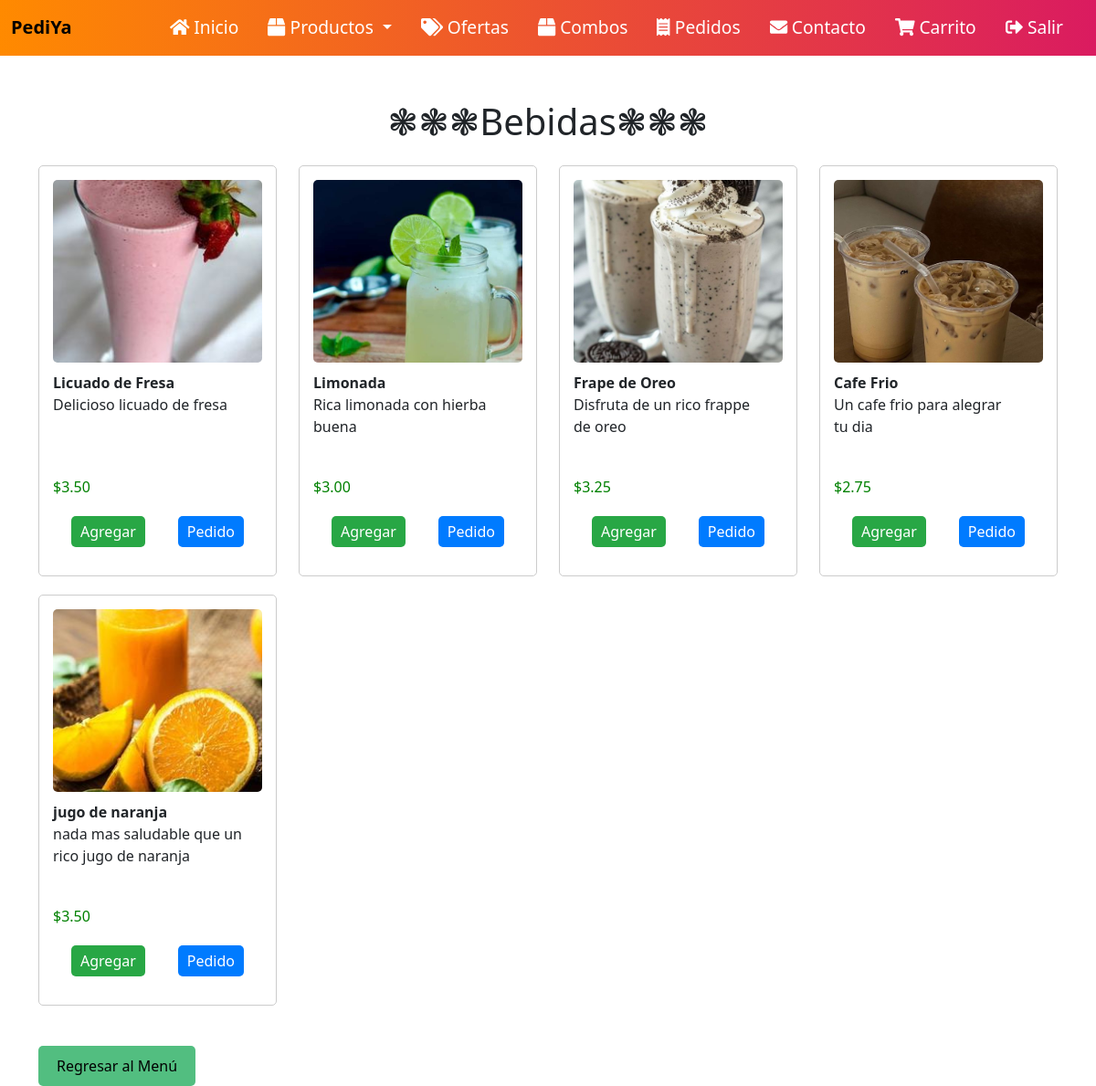
Screenshot of /bebidas.php (signed in) with the database file from the repository.
### tables this page shows
CREATE TABLE `productos` (
  `id` int(11) NOT NULL,
  `nombre` varchar(255) NOT NULL,
  `descripcion` text DEFAULT NULL,
  `precio` decimal(10,2) NOT NULL,
  `categoria_id` int(11) NOT NULL,
  `local_id` int(11) NOT NULL
);

### bebidas.php (the view, shortened to what this page needs)
<!DOCTYPE html>
<html lang="es">
<head>
    <link rel="stylesheet" href="css/productos.css">
    <link rel="stylesheet" href="css/carrito.css">
    <link rel="stylesheet" href="https://cdn.jsdelivr.net/npm/bootstrap@5.3.0-alpha1/dist/css/bootstrap.min.css">
</head>
<body>
<nav class="navbar navbar-expand-lg navbar-dark">
    <div class="container-fluid">
        <a class="navbar-brand" href="menu.php">
            <span class="brand-text">PediYa</span>
        </a>
        <div class="collapse navbar-collapse justify-content-end" id="navbarNav">
            <ul class="navbar-nav">
                <li class="nav-item">
                    <a class="nav-link" href="menu.php"><i class="fas fa-home"></i> Inicio</a>
                </li>
                <li class="nav-item dropdown">
                    <a class="nav-link dropdown-toggle" href="#" id="navbarDropdown" role="button" data-bs-toggle="dropdown" aria-expanded="false">
                        <i class="fas fa-box"></i> Productos
                    </a>
                </li>
                <li class="nav-item">
                    <a class="nav-link" href="ofertas.php"><i class="fas fa-tags"></i> Ofertas</a>
                </li>
                <li class="nav-item">
                    <a class="nav-link" href="combos.php"><i class="fas fa-box"></i> Combos</a>
                </li>
                <li class="nav-item">
                    <a class="nav-link" href="pedidos.php"><i class="fas fa-receipt"></i> Pedidos</a>
                </li>
                <li class="nav-item">
                    <a class="nav-link" href="contacto.php"><i class="fas fa-envelope"></i> Contacto</a>
                </li>
                <li class="nav-item">
                    <a class="nav-link" href="carrito.php"><i class="fas fa-shopping-cart"></i> Carrito</a>
                </li>
                <li class="nav-item">
                    <a class="nav-link" href="salir.php"><i class="fas fa-sign-out-alt"></i> Salir</a>
                </li>
            </ul>
        </div>
    </div>
</nav>
    <div class="container">
        <h1 class="mt-5">❃❃❃Bebidas❃❃❃</h1>
        <div class="row mt-4">
            <?php
              $rol_usuario = $_SESSION['rol_usuario'];
                $conn = conectar();
            $sql = "SELECT * FROM productos WHERE categoria_id = 6";
            $result = $conn->query($sql);
            if ($result->num_rows > 0) {
                while ($row = $result->fetch_assoc()) {
                    $imagenProducto = "";
                    switch ($row["nombre"]) {
                        case "Licuado de Fresa":
                            $imagenProducto = "licuadofresa.jpg";
                            break;
                        case "Limonada":
                            $imagenProducto = "limonada.jpg";
                            break;
                        case "Frape de Oreo":
                            $imagenProducto = "frappe de oreo.jpg";
                            break;
                        case "Cafe Frio":
                            $imagenProducto = "cafe frio.jpg";
                            break;
                        case "jugo de naranja":
                            $imagenProducto = "jugo de naranja.jpg";
                                break;
                    }
                    echo '<div class="col-md-3">';
                    echo '<div class="producto">';
                    echo '<img src="img/' . $imagenProducto . '" alt="' . $row["nombre"] . '">';
                    echo '<div class="nombre">' . $row["nombre"] . '</div>';
                    echo '<div class="descripcion">' . $row["descripcion"] . '</div>';
                    echo '<div class="precio">$' . $row["precio"] . '</div>';
                    echo '<div class="btn-container">';
                    echo '<button class="btn-comprar" onclick="agregarAlCarrito(\'' . $row["nombre"] . '\', \'' . $row["precio"] . '\')">Agregar</button>';
                    echo '<button class="btn-pedido" onclick="agregarAlPedido(\'' . $row["nombre"] . '\', \'' . $row["precio"] . '\')">Pedido</button>';
                    echo '</div>';
                    echo '</div>';
                    echo '</div>';
                }
            } else {
                echo "No se encontraron productos.";
            }
            ?>
        </div>
        <div class="row mt-4">
            <div class="col-md-12">
                <?php if ($rol_usuario == 'admin' || $rol_usuario == 'administrativo'): ?>
                    <button class="btn-regresar" onclick="window.location.href='admin.php'">Regresar al Menú</button>
                <?php elseif ($rol_usuario == 'estudiante' || $rol_usuario == 'docente'): ?>
                    <button class="btn-regresar" onclick="window.location.href='menu.php'">Regresar al Menú</button>
                <?php endif; ?>
            </div>
        </div>
    </div>
</body>
</html>

### css/productos.css (style rules this page uses)
.producto { border: 1px solid #ccc; border-radius: 5px; padding: 15px; margin-bottom: 20px; height: 450px; }
.producto img { width: 100%; height: 200px; object-fit: cover; border-radius: 5px; }
.producto .nombre { font-weight: bold; margin-top: 10px; }
.producto .descripcion { height: 90px; overflow: hidden; }
.producto .precio { color: green; }
.btn-comprar { background-color: #48C9B0; color: black; border: none; padding: 5px 10px; border-radius: 3px; cursor: pointer; }
.btn-regresar { background-color: #52BE80; color: black; border: none; padding: 10px 20px; border-radius: 5px; cursor: pointer; }
.navbar { background: linear-gradient(90deg, #ff8a00, #da1b60); padding: 1.5rem; }
.navbar-brand { color: #fff; font-size: 1.8rem; font-weight: bold; }
.navbar-brand .brand-text { color: black; }
.navbar-nav .nav-link { color: #fff; font-size: 1.2rem; margin-right: 1rem; padding: 0.5rem 1rem; transition: background-color 0.3s ease; }
h1 { color: #333; font-size: 2.5rem; font-weight: bold; margin-bottom: 40px; text-align: center; }

### css/carrito.css (style rules this page uses)
.btn-container { display: flex; padding: 20px; justify-content: space-between; }
.btn-comprar { background-color: #28a745; color: #fff; border: none; padding: 5px 10px; border-radius: 5px; cursor: pointer; transition: background-color 0.3s; }
.btn-pedido { background-color: #007bff; color: #fff; border: none; padding: 5px 10px; border-radius: 5px; cursor: pointer; transition: background-color 0.3s; }

### rows the page displays
productos: shows a picture, nombre "Licuado de Fresa", descripcion "Delicioso licuado de fresa", precio "3.50"
productos: shows a picture, nombre "Limonada", descripcion "Rica limonada con hierba buena", precio "3.00"
productos: shows a picture, nombre "Frape de Oreo", descripcion "Disfruta de un rico frappe de oreo", precio "3.25"
productos: shows a picture, nombre "Cafe Frio", descripcion "Un cafe frio para alegrar tu dia", precio "2.75"
productos: nombre (picture), nombre "jugo de naranja", descripcion "nada mas saludable que un rico jugo de naranja", precio "3.50"
